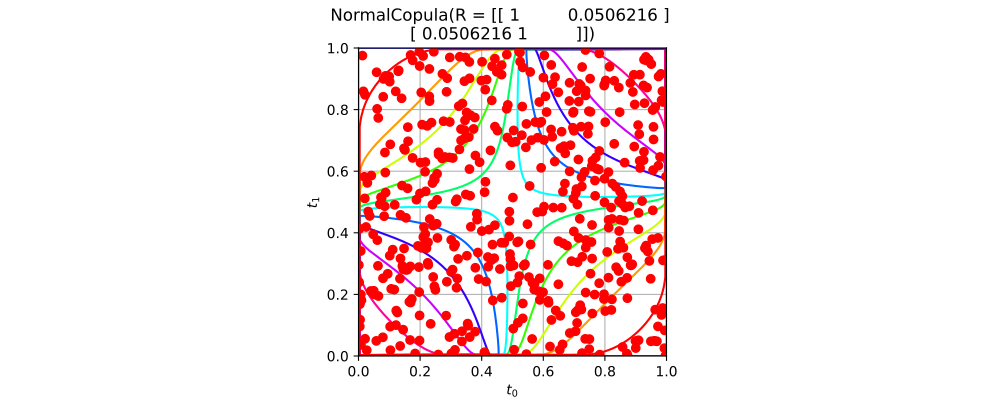

Recreate this plot in Python.
import openturns as ot
from matplotlib import pyplot as plt
from openturns.viewer import View
ot.RandomGenerator.SetSeed(0)
factory = ot.NormalCopulaFactory()
ref = factory.build()
dimension = ref.getDimension()
if dimension <= 2:
    if dimension == 1:
        sample = ref.getSample(50)
        distribution = factory.build(sample)
        distribution.setDescription(['$t$'])
        pdf_graph = distribution.drawPDF(256)
        cloud = ot.Cloud(sample, ot.Sample(sample.getSize(), 1))
        cloud.setColor('blue')
        cloud.setPointStyle('fcircle')
        pdf_graph.add(cloud)
        pdf_graph.setTitle(str(distribution))
        fig = plt.figure(figsize=(10, 4))
        pdf_axis = fig.add_subplot(111)
        View(pdf_graph, figure=fig, axes=[pdf_axis], add_legend=False)
    else:
        sample = ref.getSample(500)
        distribution = factory.build(sample)
        distribution.setDescription(['$t_0$', '$t_1$'])
        pdf_graph = distribution.drawPDF([256]*2)
        cloud = ot.Cloud(sample)
        cloud.setColor('red')
        cloud.setPointStyle('fcircle')
        pdf_graph.add(cloud)
        pdf_graph.setTitle(str(distribution))
        fig = plt.figure(figsize=(10, 4))
        pdf_axis = fig.add_subplot(111)
        View(pdf_graph, figure=fig, axes=[pdf_axis], add_legend=False, square_axes=True)
